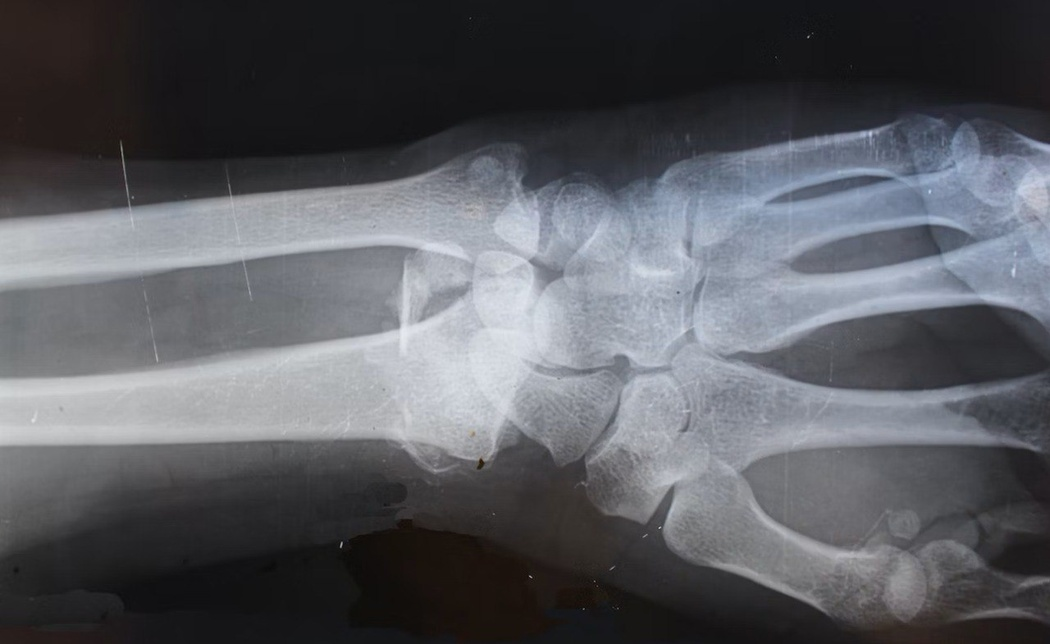
#> input picture X-rayProject - Copy/hand.jpg, 1050 x 644 px, shrunk from 1280 x 785 before the run, found by its file name
$ python stastical.py
#> lines starting #> are read from the running program, lines starting #| are printed output that depends on the picture
import numpy as np
import matplotlib.pyplot as plt
from PIL import Image
from skimage import exposure

def calculate_entropy_and_plot_histogram(image, title, index):
    img_gray = image.convert('L')
    img_array = np.array(img_gray)

    # Calculate entropy
    hist, _ = np.histogram(img_array, bins=256, range=(0, 256))
    prob_distribution = hist / np.sum(hist)
    entropy = -np.sum([p * np.log2(p) for p in prob_distribution if p > 0])
    print(f"{title} - Entropy: {entropy:.2f}")

    # Apply adaptive histogram equalization only to the encrypted image
    if title == 'Encrypted Image':
        img_eq = exposure.equalize_adapthist(img_array)
        img_eq = (img_eq * 255).astype(np.uint8)
        img_array = img_eq

    # Plot image and histogram
    plt.subplot(3, 3, index)
    plt.imshow(img_array, cmap='gray')
    plt.title(title)
    plt.axis('off')

    plt.subplot(3, 3, index + 3)
    plt.hist(img_array.ravel(), bins=256, range=(0, 256), color='blue')  # Change color here
    plt.title(f'{title} - Histogram')
    plt.xlabel('Pixel Intensity')
    plt.ylabel('Frequency')

# Images
images = ['hand.jpg', 'encrypted_image.png', 'decrypted_image.png']
titles = ['Original Image', 'Encrypted Image', 'Decrypted Image']

plt.figure(figsize=(15, 10))

for index, (image_path, title) in enumerate(zip(images, titles), 1):
    img = Image.open(image_path)
#> img is the input picture: PIL image 1050x644 RGB; mean R, G, B 88.8, 90.3, 95.5
    calculate_entropy_and_plot_histogram(img, title, index)
#> in calculate_entropy_and_plot_histogram, `img_gray = image.convert('L')`:
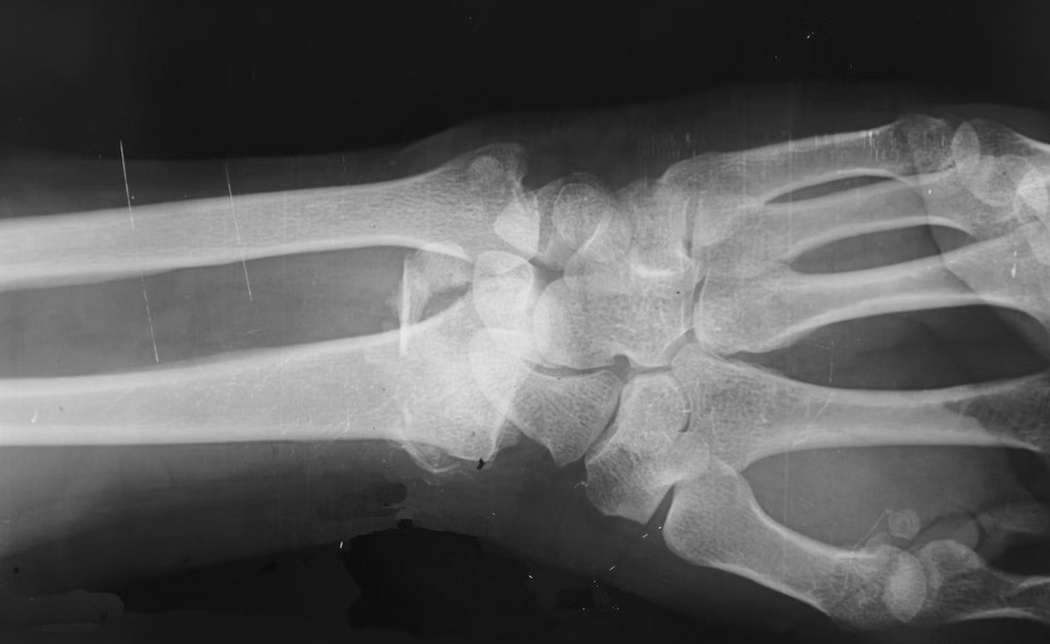
#> img_gray: PIL image 1050x644 L; min 6, max 234, mean 90.4
#> in calculate_entropy_and_plot_histogram, `hist, _ = np.histogram(img_array, bins=256, range=(0, 256))`: hist = 256 values, max 35121 at index 22, min 0 at index 0, mean 2641.4
#> in calculate_entropy_and_plot_histogram, `prob_distribution = hist / np.sum(hist)`: prob_distribution = 256 values, max 0.0519 at index 22, min 0 at index 0, mean 0.00391
#> in calculate_entropy_and_plot_histogram, `entropy = -np.sum([p * np.log2(p) for p in prob_distribution if p > 0])`: entropy = 7.21
#| Original Image - Entropy: 7.21
#> pass 2 of the loop `for index, (image_path, title) in enumerate(zip(images, titles), 1):`:
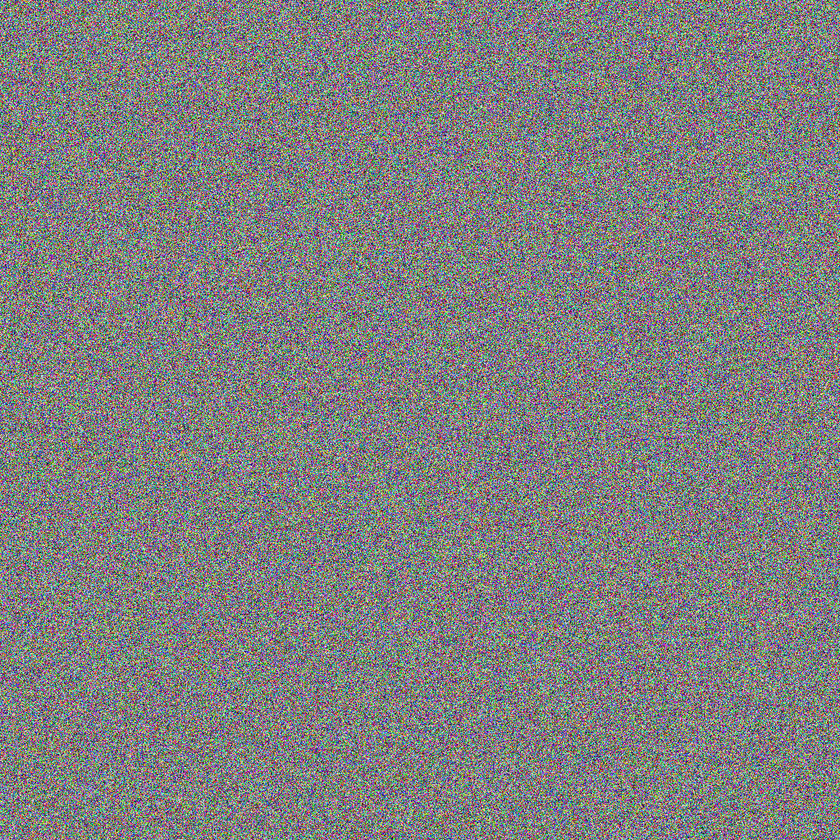
#> input picture X-rayProject - Copy/encrypted_image.png, 840 x 840 px, shrunk from 1024 x 1024 before the run, found by its file name
#> img is the input picture: PIL image 840x840 RGB; mean R, G, B 127.6, 127.6, 127.4
#> in calculate_entropy_and_plot_histogram (call 2), `img_gray = image.convert('L')`:
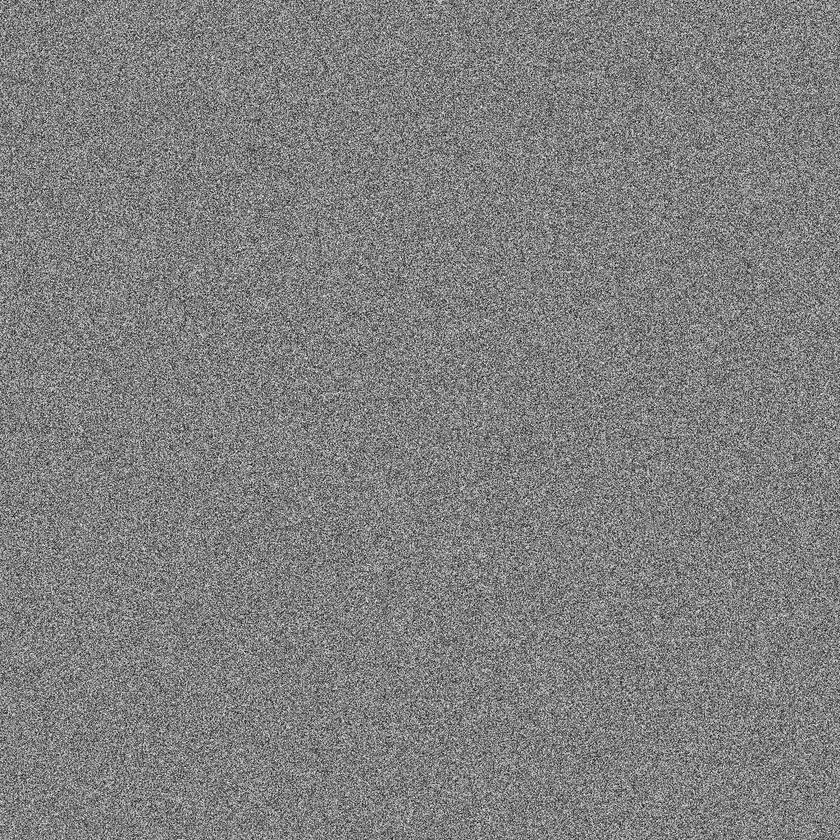
#> img_gray: PIL image 840x840 L; min 0, max 250, mean 127.6
#> hist = 256 values, max 7479 at index 129, min 0 at index 1, mean 2756.2
#> prob_distribution = 256 values, max 0.0106 at index 129, min 0 at index 1, mean 0.00391
#| Encrypted Image - Entropy: 7.21
#> in calculate_entropy_and_plot_histogram (call 2), `img_eq = exposure.equalize_adapthist(img_array)`:
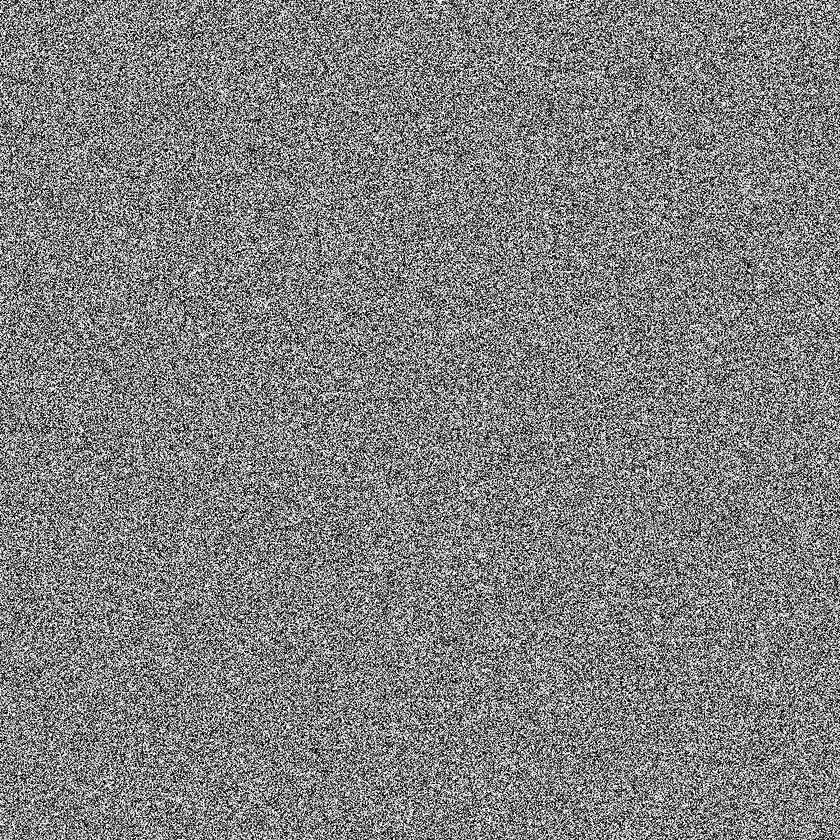
#> img_eq: shape (840, 840) float64; min 0, max 1, mean 0.505

plt.tight_layout()
plt.show()
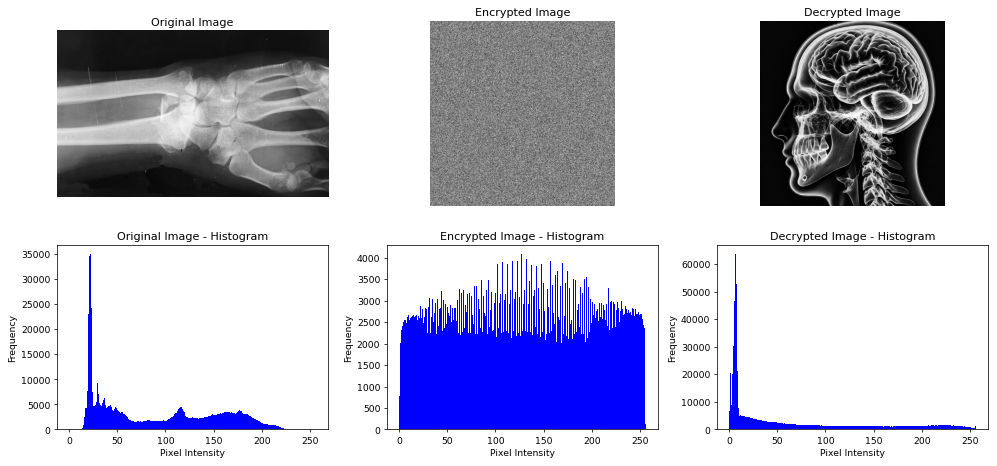
#> figure drawn by matplotlib, 6 panels; panel 2: tallest bar 35121 high, from x = 22 to 23; panel 4: tallest bar 4097 high, from x = 127 to 128; panel 6: tallest bar 63780 high, from x = 6 to 7
